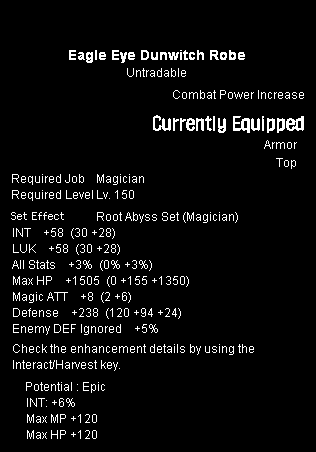
#> input picture data/img/dataset/extracted_text_gray_image_binary.png, 316 x 452 px, found by its file name
$ python extract_lines.py
#> lines starting #> are read from the running program, lines starting #| are printed output that depends on the picture; after the words box and inside, x2 and y2 are one past the last pixel; in counts of white or black regions, pixels touching at a corner belong together
from pathlib import Path
import cv2
import pytesseract

base_dir = Path(__file__).resolve().parent.parent  # Adjust according to the file's structure
base_dir = Path(__file__).resolve().parent.parent  # Adjust according to the file's structure

# Define paths relative to the base directory
data_path = base_dir/'data'/'img'/'dataset'
output_path = base_dir/'data'/'img'/'output'

# Converting Path objects to strings for compatibility with OpenCV
data_path = str(data_path)
output_path = str(output_path)

image_path = data_path+'\\'+r"extracted_text_gray_image_binary.png"
image = cv2.imread(image_path)
#> image is the input picture: shape (452, 316, 3); 5% white in thin lines or dots, all inside (x1, y1, x2, y2) = (11, 50, 304, 439)
# Check if the image is None
if image is None:
    raise ValueError("Invalid image file or path.")

# Step 2: Preprocess the image
gray = cv2.cvtColor(image, cv2.COLOR_BGR2GRAY)
blur = cv2.GaussianBlur(gray, (3, 3), 0)
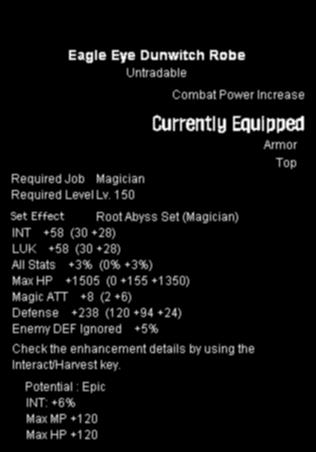
#> blur: shape (452, 316); min 0, max 255, mean 12.7
bw = cv2.threshold(blur, 0, 255, cv2.THRESH_BINARY_INV + cv2.THRESH_OTSU)[1]
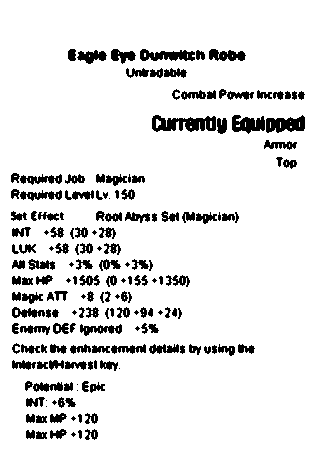
#> bw: shape (452, 316); 89.7% white; 174 black regions (26 under 20 px), largest, box (x1, y1, x2, y2) and area: (152, 115, 216, 132) 696, (266, 115, 305, 133) 485, (140, 49, 195, 61) 434

# selected a kernel with more width so that we want to connect lines
kernel_size = (15, 1)
kernel = cv2.getStructuringElement(cv2.MORPH_RECT, kernel_size)

# Step 3: Perform the closing operation: Dilate and then close
bw_closed = cv2.morphologyEx(bw, cv2.MORPH_CLOSE, kernel)
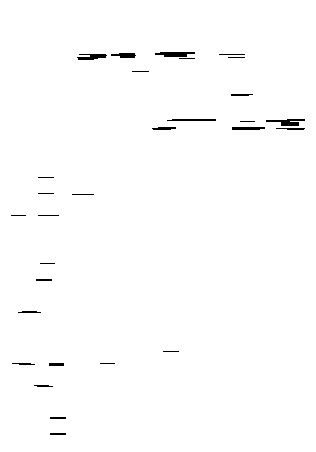
#> bw_closed: shape (452, 316); 99.1% white; 29 black regions (10 under 20 px), largest, box (x1, y1, x2, y2) and area: (155, 52, 195, 57) 153, (266, 119, 305, 126) 153, (77, 54, 107, 60) 125

# Find contours for each text line
contours, _ = cv2.findContours(bw_closed, cv2.RETR_EXTERNAL, cv2.CHAIN_APPROX_SIMPLE)
#> contours = [[[0, 0], [0, 451], [315, 451], [315, 0]]]

# Filter contours to select those whose width is at least 3 times its height
filtered_contours = [cnt for cnt in contours if (cv2.boundingRect(cnt)[2] / cv2.boundingRect(cnt)[3])>=3.0]
#> filtered_contours = []

# Sort contours based on y-coordinate
sorted_contours = sorted(filtered_contours, key=lambda contour: cv2.boundingRect(contour)[1])
#> sorted_contours = []

padding=3
i=1
for contour in sorted_contours:
    x, y, w, h = cv2.boundingRect(contour)
    x, y, w, h = (x-padding, y-padding, w+padding, h+padding)
    # cv2.rectangle(image, (x, y), (x + w, y + h), (0, 255, 0), 2)
    # Recognize each line. Crop the image for each line and pass to OCR engine.
    line_image = image[y:y + h+2, x:x+w+2]
    line_text = pytesseract.image_to_string(line_image)
    cv2.imwrite(output_path+'\\'+f'line_{i}.png',line_image)
    i+=1
    print(line_text)
#> this loop made 0 passes
#> after the loop, i = 1

cv2.imwrite(output_path+'\\'+'opencv_detect_text_lines.png',image)
